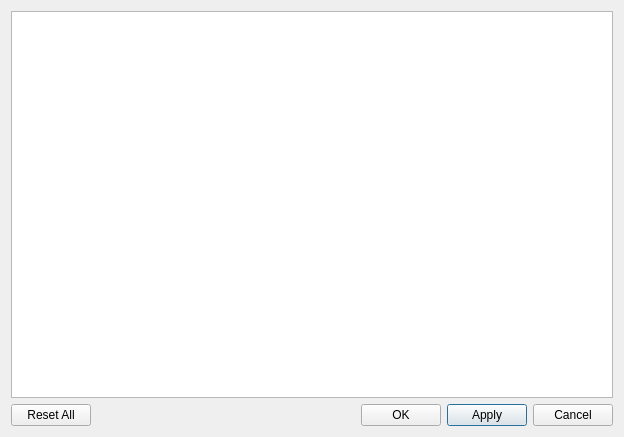
<?xml version="1.0" encoding="UTF-8"?>
<ui version="4.0">
 <class>FrmOptions</class>
 <widget class="QDialog" name="FrmOptions">
  <property name="geometry">
   <rect>
    <x>0</x>
    <y>0</y>
    <width>624</width>
    <height>437</height>
   </rect>
  </property>
  <property name="windowTitle">
   <string>Options</string>
  </property>
  <layout class="QVBoxLayout" name="verticalLayout">
   <item>
    <layout class="QHBoxLayout" name="hLayoutGlobal">
     <item>
      <widget class="QListWidget" name="listOptions"/>
     </item>
    </layout>
   </item>
   <item>
    <layout class="QGridLayout" name="gridLayout">
     <item row="0" column="3">
      <widget class="QPushButton" name="btnApply">
       <property name="text">
        <string>Apply</string>
       </property>
      </widget>
     </item>
     <item row="0" column="4">
      <widget class="QPushButton" name="btnCancel">
       <property name="text">
        <string>Cancel</string>
       </property>
      </widget>
     </item>
     <item row="0" column="1">
      <spacer name="horizontalSpacer">
       <property name="orientation">
        <enum>Qt::Horizontal</enum>
       </property>
       <property name="sizeHint" stdset="0">
        <size>
         <width>40</width>
         <height>20</height>
        </size>
       </property>
      </spacer>
     </item>
     <item row="0" column="2">
      <widget class="QPushButton" name="btnOK">
       <property name="text">
        <string>OK</string>
       </property>
      </widget>
     </item>
     <item row="0" column="0">
      <widget class="QPushButton" name="btnResetAll">
       <property name="text">
        <string>Reset All</string>
       </property>
      </widget>
     </item>
    </layout>
   </item>
  </layout>
 </widget>
 <resources/>
 <connections/>
</ui>
